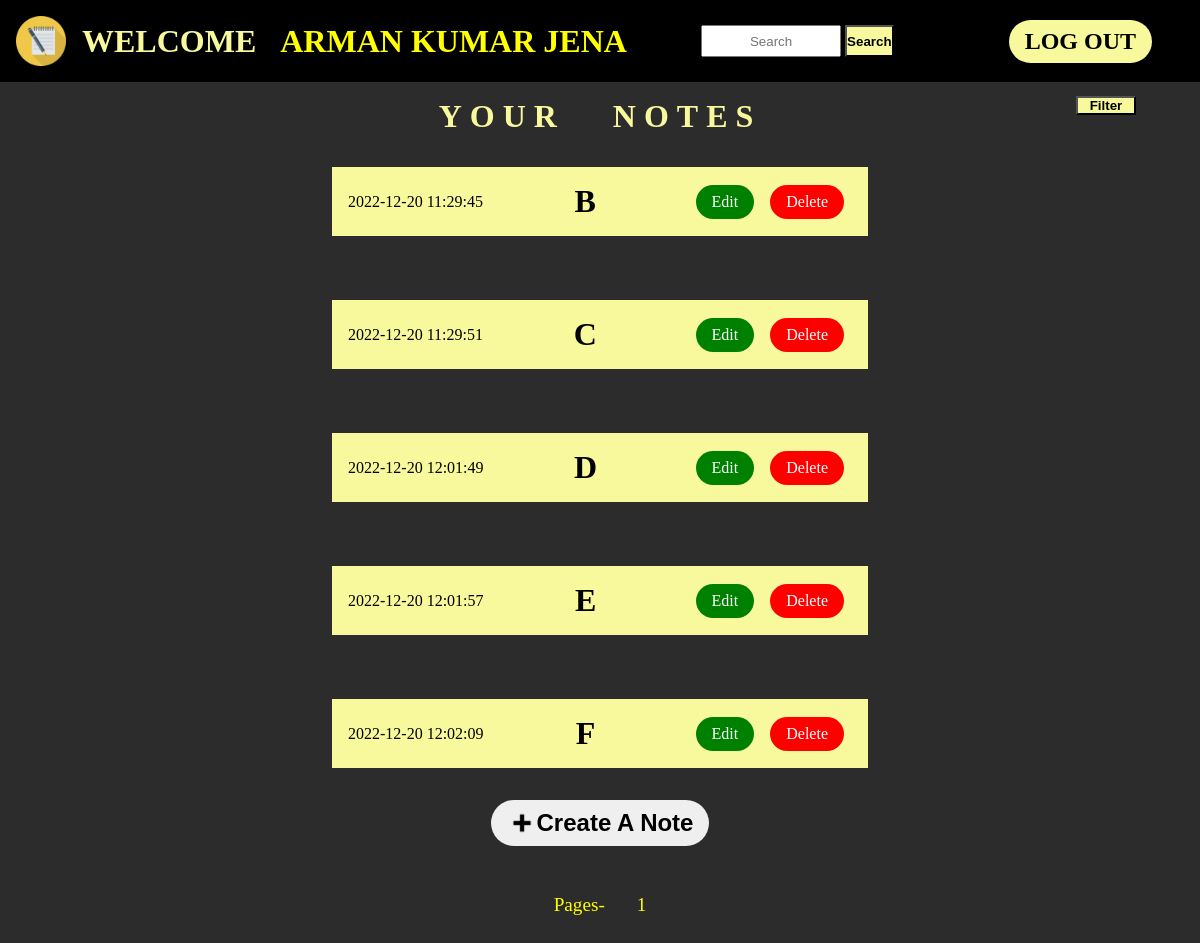
/Content.php (signed in), run on the app's committed database.
### content.php (the view, shortened to what this page needs)
<?php
@include 'config/database.php';
?>
<!DOCTYPE html>
<html lang="en">
<head>
    <link rel="stylesheet" href="./CSS/style.css">
    <link rel="stylesheet" href="./CSS/content.css">
</head>
<body>
    <header class="head">
        <div class='logo'>
            <img class='hd-img' src="./images/579703.png" alt="logo">
            <div>WELCOME <span style="margin-left:1rem;color:yellow"><?php echo  $_SESSION['user_name'] ?></span></div>
        </div>
        <div>
            <form method="POST">
                <input type="text" name="search" id="search" placeholder="Search" style="text-align: center" required>
                <input type="submit" value="Search" name="submit" class="search-btn">
            </form>
        </div>
        <div class="nav">
            <a class='hover ' style=" color: black;background-color:  rgb(248, 248, 156);font-weight:800" onMouseOver="this.style.backgroundColor='#f6f600'" onMouseOut="this.style.backgroundColor='#f8f89c'" href="Logout.php">LOG OUT</a>
        </div>
    </header>
    <h1 class='heading'>YOUR &nbsp;&nbsp;NOTES</h1>
    <button onclick="location.href = 'filter.php';" class='filter' name="submit" style=" color: black;background-color:  rgb(248, 248, 156);font-weight:800" onMouseOver="this.style.backgroundColor='#f6f600'" onMouseOut="this.style.backgroundColor='#f8f89c'">Filter</button>
    <?php
    $email = $_SESSION['user_email'];
    if (isset($_POST['submit'])) {
        $titles = $_POST['search'];
        $query = "SELECT * FROM `$email` WHERE title like '%$titles%' ";
        $result = mysqli_query($conn2, $query);
        if (mysqli_num_rows($result) > 0) {
            while ($row = mysqli_fetch_assoc($result)) {
                $date = $row['date'];
                $descp = $row['description'];
                $title = $row['title'];
                $sl_no = $row['sl_no'];
                echo "<main class='container'>
                <div class='note'>
                    <div class='title'>
                        <p>$date</p>
                    </div>
                    <h3> $title</h3>
                    <div class='crud'>
                        <a href='edit.php?title=$title&id=$sl_no&email=$email'  class='btn edit'>Edit</a>
                        <a href='delete.php?id=$sl_no&email=$email' class='btn delete' >Delete</a>
                    </div>
                </div>
            </main>";
            }
        } else {
            echo "<main class='container'>
                <div style='background-color:rgb(248, 248, 156)'>
                    <h1 style='text-align:center'> No Matching Notes Found </h1>
                </div>
            </main>";
        }
    } else {
        $select = "SELECT * FROM `$email`";
        $result = mysqli_query($conn2, $select);
        $limit = 5;
        $total_pages = ceil(mysqli_num_rows($result) / $limit);
        $curr_page = 1;
        $start = ($curr_page - 1) * $limit;
        $query2 = "SELECT * FROM `$email` LIMIT $start,$limit";
        $result2 = mysqli_query($conn2, $query2);
        if (mysqli_num_rows($result2) > 0) {
            while ($row = mysqli_fetch_assoc($result2)) {
                $date = $row['date'];
                $title = $row['title'];
                $sl_no = $row['sl_no'];
                echo     "<main class='container'>
            <div class='note'>
                <div class='title'>
                    <p>$date</p>
                </div>
                <h3> $title</h3>
                <div class='crud'>
                    <a href='edit.php?title=$title&id=$sl_no&email=$email'  class='btn edit'>Edit</a>
                    <a href='delete.php?id=$sl_no&email=$email' class='btn delete' >Delete</a>
                </div>
            </div>
        </main>
        ";
            }
            if ($curr_page == $total_pages) {
                echo "<div class='create'>
                <button  class='btn' id='btn'>
                    <div class='create'>
                        <img src='./images/plus.png' class='plus' alt='plus'>
                        <p>Create A Note</p>
                    </div>
                </button>
            </div>";
            }
        }
    }
    ?>
    <footer class="pagination ">
        <?php
        if (!isset($_POST['submit'])) {
            echo "<p> Pages-</p>";
            for ($i = 1; $i <= $total_pages; $i++) {
                echo "<a  href='?page=$i'>$i</a>";
            }
        }
        ?>
    </footer>
</body>
</html>

### CSS/style.css (style rules this page uses)
* { padding: 0; margin: 0; box-sizing: border-box; }
img { display: block; }
a { text-decoration: none; display: block; }
.hd-img { width: 50px; height: auto; }
body { background-color: rgb(45, 44, 44); }
.head { display: flex; justify-content: space-between; align-items: center; padding: 1rem; background-color: black; color: rgb(248, 248, 156); }
.logo { display: flex; justify-content: center; align-items: center; font-size: 2rem; font-weight: 900; gap: 1rem; color: rgb(248, 248, 156); }
.nav { display: flex; justify-content: center; align-items: center; font-size: 1.5rem; font-weight: 500; gap: 3rem; margin-right: 2rem; }
.hover { padding-top: 0.5rem; padding-bottom: 0.5rem; padding-left: 1rem; padding-right: 1rem; border-radius: 2rem; color: #f8f89c; }

### CSS/content.css (style rules this page uses)
.container { display: flex; flex-direction: column; width: 50vw; margin-inline: auto; padding: 2rem; }
.head { margin-bottom: 1rem; position: sticky; top: 0; }
#search { height: 2rem; width: 60%; }
.search-btn { height: 2rem; background-color: rgb(248, 248, 156); font-weight: 600; }
img { display: inline; }
h3 { font-size: 2rem; }
.heading { text-align: center; color: rgb(248, 248, 156); letter-spacing: 0.5rem; }
.note { display: flex; justify-content: space-between; align-items: center; padding: 1rem; background-color: rgb(248, 248, 156); }
.crud a { display: inline; }
.crud { display: flex; justify-content: space-evenly; }
.btn { padding-top: 0.5rem; padding-bottom: 0.5rem; padding-left: 1rem; padding-right: 1rem; border-radius: 2rem; border-style: none; margin-inline: 0.5rem; }
.edit { background-color: green; color: white; }
.delete { background-color: red; color: white; }
.plus { width: 30px; }
.create { display: flex; justify-content: center; }
.create .create { align-items: center; font-size: 1.5rem; font-weight: 900; }
.pagination a { text-decoration: none; color: yellow; }
.pagination { color: yellow; display: flex; justify-content: center; margin: 3rem; gap: 2rem; font-size: 1.2rem; }
body { position: relative; }
.filter { position: absolute; top: 6rem; right: 4rem; width: 5%; }

### data on the page
arman.k.jena07@gmail.com: date "2022-12-20 11:29:45", title "B"
arman.k.jena07@gmail.com: date "2022-12-20 11:29:51", title "C"
arman.k.jena07@gmail.com: date "2022-12-20 12:01:49", title "D"
arman.k.jena07@gmail.com: date "2022-12-20 12:01:57", title "E"
arman.k.jena07@gmail.com: date "2022-12-20 12:02:09", title "F"

### other printed values
$_SESSION['user_name'] "ARMAN KUMAR JENA"
